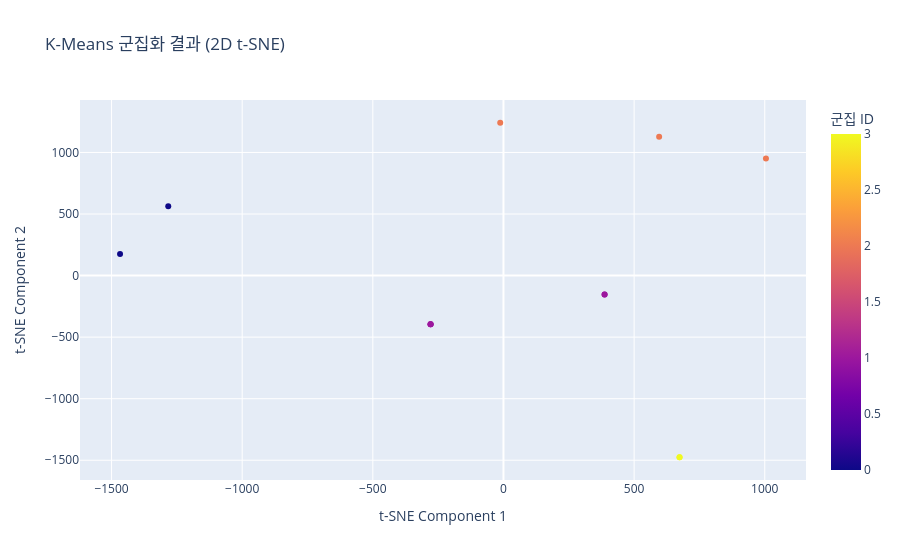

This figure's notebook cell:
### Markdown cell above
---

### 4. 군집 결과 시각화 (Visualizing Clustering Results)

#### 💡 개념 (Concept)

수천 차원의 TF-IDF 벡터를 직접 시각화하는 것은 불가능합니다. 

따라서 **차원 축소(Dimensionality Reduction)** 기법을 사용하여 고차원 벡터를 2차원으로 압축한 뒤, 

산점도(Scatter Plot)로 시각화합니다. 

**t-SNE(t-Distributed Stochastic Neighbor Embedding)** 는 고차원 데이터의 지역적 구조를 잘 보존하면서 2차원으로 변환하는 비선형 차원 축소 기법으로, 특히 군집화 결과를 시각화할 때 매우 효과적입니다.

#### 💻 예시 코드 (Example Code)

### Code cell
from sklearn.manifold import TSNE
import plotly.express as px

# t-SNE를 사용하여 2차원으로 차원 축소
tsne = TSNE(n_components=2, random_state=42, perplexity=3)
tsne_components = tsne.fit_transform(tfidf_matrix.toarray())

# 데이터프레임에 t-SNE 결과 추가
news_df['tsne_x'] = tsne_components[:, 0]
news_df['tsne_y'] = tsne_components[:, 1]

# 인터랙티브 산점도 시각화
fig = px.scatter(news_df,
                 x='tsne_x',
                 y='tsne_y',
                 color='cluster_id',
                 hover_data=['document', 'category'],
                 title='K-Means 군집화 결과 (2D t-SNE)',
                 labels={'tsne_x': 't-SNE Component 1', 'tsne_y': 't-SNE Component 2', 'cluster_id': '군집 ID'}
)
fig.show()

### Figure 1 — Plotly figure (JSON) as saved in the notebook; plotly's stock layout.template omitted (floating-point values rounded to 4 significant figures)
{"data": [{"customdata": [["과기부, 데이터-AI 기반 신규 서비스 개발 사업 공모", "IT"], ["구글, 차세대 인공지능 모델 제미나이 프로 공개", "IT"], ["오픈AI 라이벌 등장, 미스트랄AI 거대언어모델 공개", "IT"], ["네이버, 생성형 AI 하이퍼클로바X 기술 컨퍼런스 개최", "IT"], ["여야, 내년도 예산안 처리 막판 협상 돌입", "정치"], ["대통령, 국무회의 주재하며 민생 안정 대책 논의", "정치"], ["국회, 본회의 열어 법안 처리 예정", "정치"], ["손흥민, 리그 10호골 기록하며 팀 승리 이끌어", "스포츠"], ["프로농구 플레이오프, 4강 대진표 확정", "스포츠"], ["이정후, 메이저리그 샌프란시스코 자이언츠와 계약", "스포츠"], ["한국은행, 기준금리 3.5%로 동결 결정", "경제"], ["코스피, 외인 매수세에 힘입어 소폭 상승 마감", "경제"]], "hovertemplate": "t-SNE Component 1=%{x}<br>t-SNE Component 2=%{y}<br>document=%{customdata[0]}<br>category=%{customdata[1]}<br>군집 ID=%{marker.color}<extra></extra>", "legendgroup": "", "marker": {"color": [1, 2, 2, 1, 0, 1, 0, 3, 2, 3, 1, 1], "coloraxis": "coloraxis", "symbol": "circle"}, "mode": "markers", "name": "", "orientation": "v", "showlegend": false, "type": "scatter", "x": [387.0, 595.8, 1005.0, 387.0, -1467.0, -279.0, -1283.0, 673.9, -12.45, 673.9, -279.0, -279.0], "xaxis": "x", "y": [-153.0, 1128.0, 951.7, -153.0, 175.3, -395.5, 563.0, -1476.0, 1242.0, -1476.0, -395.5, -395.5], "yaxis": "y"}], "layout": {"coloraxis": {"colorbar": {"title": {"text": "군집 ID"}}, "colorscale": [[0, "#0d0887"], [0.1111, "#46039f"], [0.2222, "#7201a8"], [0.3333, "#9c179e"], [0.4444, "#bd3786"], [0.5556, "#d8576b"], [0.6667, "#ed7953"], [0.7778, "#fb9f3a"], [0.8889, "#fdca26"], [1, "#f0f921"]]}, "legend": {"tracegroupgap": 0}, "title": {"text": "K-Means 군집화 결과 (2D t-SNE)"}, "xaxis": {"anchor": "y", "domain": [0, 1], "title": {"text": "t-SNE Component 1"}}, "yaxis": {"anchor": "x", "domain": [0, 1], "title": {"text": "t-SNE Component 2"}}}}
